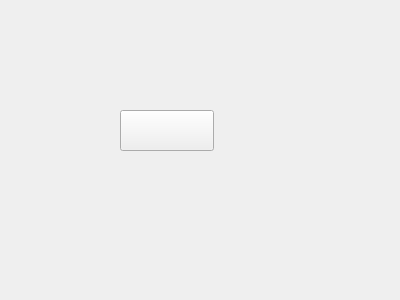
<?xml version="1.0" encoding="UTF-8"?>
<ui version="4.0">
 <class>MainToolBar_Refore</class>
 <widget class="QWidget" name="MainToolBar_Refore">
  <property name="geometry">
   <rect>
    <x>0</x>
    <y>0</y>
    <width>400</width>
    <height>300</height>
   </rect>
  </property>
  <property name="windowTitle">
   <string>Form</string>
  </property>
  <widget class="QWidget" name="verticalLayoutWidget">
   <property name="geometry">
    <rect>
     <x>120</x>
     <y>70</y>
     <width>94</width>
     <height>121</height>
    </rect>
   </property>
   <layout class="QVBoxLayout" name="verticalLayout">
    <property name="spacing">
     <number>0</number>
    </property>
    <item>
     <spacer name="verticalSpacer">
      <property name="orientation">
       <enum>Qt::Vertical</enum>
      </property>
      <property name="sizeHint" stdset="0">
       <size>
        <width>20</width>
        <height>40</height>
       </size>
      </property>
     </spacer>
    </item>
    <item>
     <widget class="CustomPushButton_1" name="pRefore">
      <property name="sizePolicy">
       <sizepolicy hsizetype="Expanding" vsizetype="Expanding">
        <horstretch>0</horstretch>
        <verstretch>0</verstretch>
       </sizepolicy>
      </property>
      <property name="text">
       <string/>
      </property>
     </widget>
    </item>
    <item>
     <spacer name="verticalSpacer_2">
      <property name="orientation">
       <enum>Qt::Vertical</enum>
      </property>
      <property name="sizeHint" stdset="0">
       <size>
        <width>20</width>
        <height>40</height>
       </size>
      </property>
     </spacer>
    </item>
   </layout>
  </widget>
 </widget>
 <customwidgets>
  <customwidget>
   <class>CustomPushButton_1</class>
   <extends>QPushButton</extends>
   <header>Custom/PushButton/custompushbutton_1.h</header>
  </customwidget>
 </customwidgets>
 <resources/>
 <connections/>
</ui>
